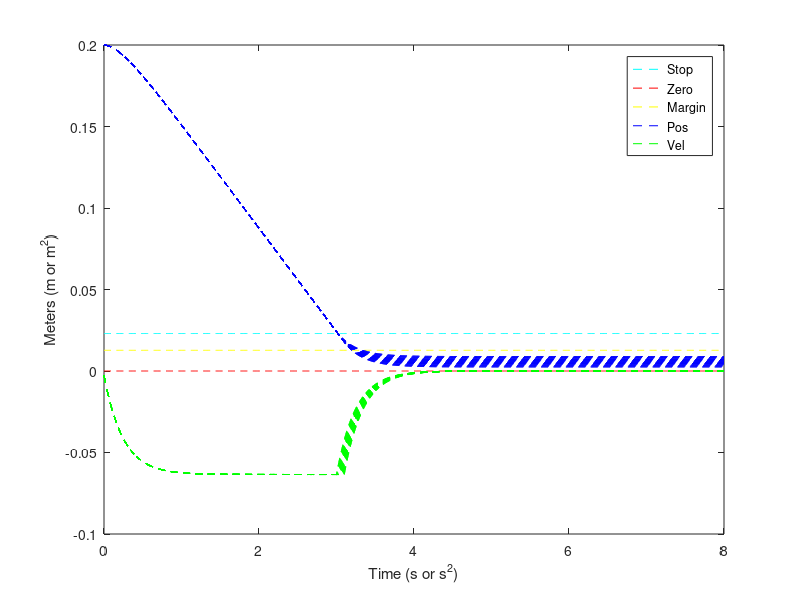

This figure's MATLAB source:
%Plots worst case distance travelled based on max speed, decelleration
%rate, and sensor sampling

stopline = .023;% meters
targetZone = .0127; %meters: .5 inch margins
sensorErrStdDev = .001; % 95 percent of error under .5 cm
pGain = 4; %speed_error * dt multiplier for acceleration /dt
           %so setpoint of -.0635 * .01 = -.000635;
           %-.000635 *2 => .127 m/s^2 accel initial
           %               = 5"/s^2 accel initial
MaxVel = -.0635; %m/s from Sam 2.5"
sensorSamplePeriod = 1/20; %sensor freq^-1
InitialAccel = MaxVel * pGain;
fprintf('InitialAccel = %.4f m/s^2 \n             = %.5f in/s^2 \n', InitialAccel, InitialAccel/.0254);
fprintf('Settling Time = %.4f s\n', 4/pGain);
dt = .01; %simulation/control time for controller
time = 0:dt:8;

posPlot = zeros(1,length(time),11,3); %11 is number of different init values
velPlot = zeros(1,length(time),11,3); %for the sensor sampling, 3 is noise test values

figure();
plot(time, stopline + zeros(1,length(time)), 'c--', time, 0  + zeros(1,length(time)), 'r--',...
     time, targetZone + zeros(1,length(time)), 'y--');
hold on;

sampleReadyInit = linspace(0,sensorSamplePeriod,11);
noiseExtremes = [-2 * sensorErrStdDev, 0, 2*sensorErrStdDev];

for sampleTimeIndex = 1:11
sampleReady = sampleReadyInit(sampleTimeIndex);
samplePeriod = sensorSamplePeriod; %sample every .1 s from limit sensor

for noiseIndex = 1:3
noise = noiseExtremes(noiseIndex);

position = .2; %initial position
velocity = 0; %initial vel
positionMea = .2;
speedSet = MaxVel;

plotIndex = 1;
for t = time
    velocity = velocity + pGain*(speedSet - velocity)*dt;
    position = position + velocity*dt;
    if (positionMea < stopline)
        speedSet = 0;
    end
    
    sampleReady = sampleReady + dt;
    if (sampleReady >= samplePeriod)
        sampleReady = 0;
        positionMea = position + noise; %todo NOISE
    end
    %TODO observer for position which incorporates velocity measurements
    
    posPlot(1,plotIndex, sampleTimeIndex, noiseIndex) = position;
    velPlot(1,plotIndex, sampleTimeIndex, noiseIndex) = velocity;
    plotIndex = plotIndex +1;
end
pplot = posPlot(1,:, sampleTimeIndex, noiseIndex);
vplot = velPlot(1,:, sampleTimeIndex, noiseIndex);
plot(time, pplot,'b--', time, vplot,'g--');
end
end
legend('Stop', 'Zero', 'Margin','Pos', 'Vel');
hold off

xlabel('Time (s or s^2)');
ylabel('Meters (m or m^2)');
